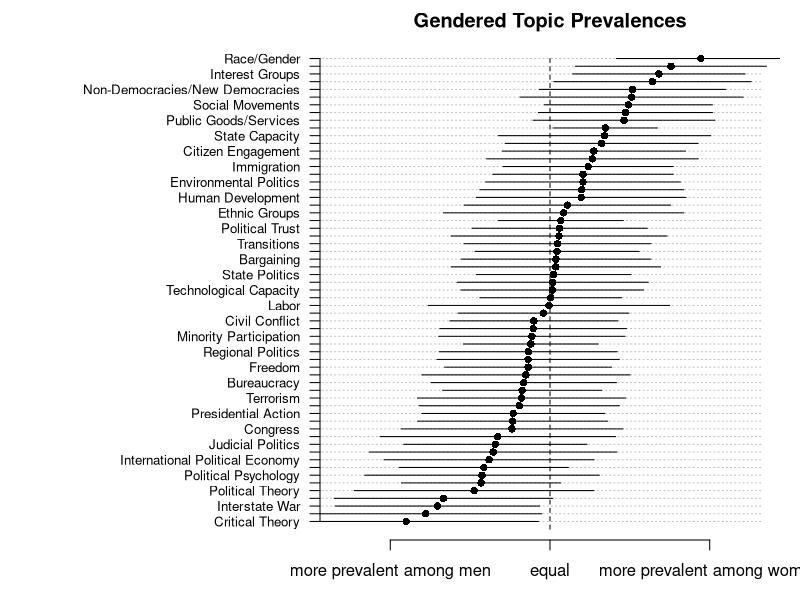

Source code (R):
# Replication file for Figure 1 in Key and Sumner (2019)

setwd("D:/Dropbox/Gendered Research Agendas/")

sig <- read.csv("output-for-figure.csv")

windows(width=12,height=12) # I think this only works on PCs.
par(mar=c(3,16,2,1))
plot(sig$coefficient,c(1:length(sig$coefficient)),yaxt="n",pch=16,xlab="more likely among men                           more likely among women",ylab="",
     main="Gendered Topic Prevalences",xlim=c(-.02,.02),bty="n",xaxt="n",col=col,type="n")
segments(y0=c(1:61),x0=-.03,x1=.02,lty=3,col="gray")
points(sig$coefficient,c(1:length(sig$coefficient)),pch=16)
axis(1,at=c(-0.015,0,0.015),c("more prevalent among men","equal","more prevalent among women"))
segments(x0=sig$coefficient-1.96*sig$stderr,x1=sig$coefficient+1.96*sig$stderr,
         y0=c(1:length(sig$coefficient)))
segments(y0=0,y1=length(sig$coefficient),x0=0,lty=2)
axis(2,at=c(1:length(sig$coefficient)),sig$shorttopic,las=2,cex.axis=.8)

# end of file